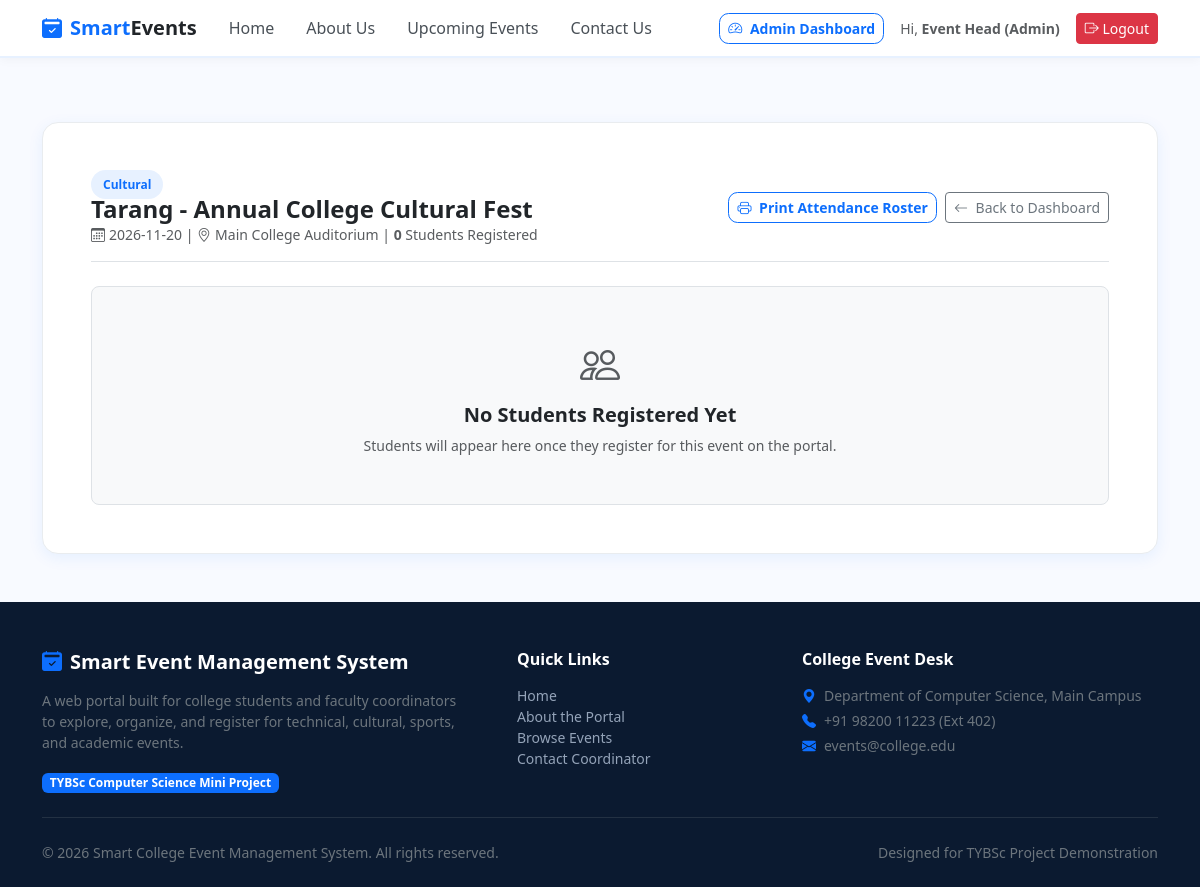
The app's page /admin/event/2/registrations (signed in) with its own data.
### tables this page shows
CREATE TABLE events (
            id INTEGER PRIMARY KEY AUTOINCREMENT,
            title TEXT NOT NULL,
            category TEXT NOT NULL,
            description TEXT NOT NULL,
            date TEXT NOT NULL,
            time TEXT NOT NULL,
            venue TEXT NOT NULL,
            coordinator TEXT NOT NULL,
            coordinator_phone TEXT,
            image_url TEXT,
            max_participants INTEGER DEFAULT 100,
            created_at TIMESTAMP DEFAULT CURRENT_TIMESTAMP
        );

### app.py (the view)
@app.route('/admin/event/<int:event_id>/registrations')
@admin_required
def event_registrations(event_id):
    conn = get_db()
    cursor = conn.cursor()
    cursor.execute("SELECT * FROM events WHERE id = ?", (event_id,))
    event = cursor.fetchone()
    if not event:
        conn.close()
        flash('Event not found.', 'danger')
        return redirect(url_for('admin_dashboard'))
    cursor.execute('''
        SELECT r.id as reg_id, r.registered_at, r.status,
               u.name, u.email, u.roll_no, u.department, u.year, u.phone
        FROM registrations r
        JOIN users u ON r.user_id = u.id
        WHERE r.event_id = ?
        ORDER BY r.registered_at ASC
    ''', (event_id,))
    students = cursor.fetchall()
    conn.close()
    return render_template(
        'event_registrations.html',
        event=event,
        students=students,
        total_count=len(students)
    )

### app.py (called while the page is built)
def get_db():
    conn = sqlite3.connect(DATABASE)
    conn.row_factory = sqlite3.Row
    return conn

def admin_required(f):
    @wraps(f)
    def decorated_function(*args, **kwargs):
        if 'user_id' not in session:
            flash('Please log in as Administrator.', 'warning')
            return redirect(url_for('login'))
        if session.get('user_role') != 'admin':
            flash('Access denied! Administrator privileges required.', 'danger')
            return redirect(url_for('home'))
        return f(*args, **kwargs)
    return decorated_function

### templates/event_registrations.html (shortened to what this page needs)
{% extends 'base.html' %}
{% block content %}
<div class="container py-5">
    <div class="custom-card p-4 p-sm-5">
        <div class="d-flex justify-content-between align-items-center mb-4 pb-3 border-bottom flex-wrap gap-2">
            <div>
                <span class="badge-category mb-1">{{ event['category'] }}</span>
                <h4 class="fw-bold text-dark mb-0">{{ event['title'] }}</h4>
                <p class="text-muted small mb-0">
                    <i class="bi bi-calendar3 me-1"></i>{{ event['date'] }} |
                    <i class="bi bi-geo-alt me-1"></i>{{ event['venue'] }} |
                    <strong>{{ total_count }}</strong> Students Registered
                </p>
            </div>
            <div class="d-flex gap-2 no-print">
                <button type="button" class="btn btn-outline-primary btn-sm" onclick="window.print();">
                    <i class="bi bi-printer me-1"></i> Print Attendance Roster
                </button>
                <a href="{{ url_for('admin_dashboard') }}" class="btn btn-outline-secondary btn-sm">
                    <i class="bi bi-arrow-left me-1"></i> Back to Dashboard
                </a>
            </div>
        </div>
        {% if students %}
            <div class="table-responsive">
                <table class="table table-hover table-bordered align-middle small">
                    <thead class="table-light">
                        <tr>
                            <th style="width: 50px;">#</th>
                            <th>Student Name</th>
                            <th>Roll No</th>
                            <th>Department</th>
                            <th>Year</th>
                            <th>Email Address</th>
                            <th>Phone</th>
                            <th>Registration Date</th>
                            <th class="text-center">Status</th>
                        </tr>
                    </thead>
                    <tbody>
                        {% for s in students %}
                            <tr>
                                <td>{{ loop.index }}</td>
                                <td class="fw-bold text-dark">{{ s['name'] }}</td>
                                <td>{{ s['roll_no'] or 'N/A' }}</td>
                                <td>{{ s['department'] or 'Computer Science' }}</td>
                                <td>{{ s['year'] or 'TYBSc' }}</td>
                                <td>{{ s['email'] }}</td>
                                <td>{{ s['phone'] or 'N/A' }}</td>
                                <td class="text-muted">{{ s['registered_at'] }}</td>
                                <td class="text-center">
                                    <span class="badge bg-success-subtle text-success">
                                        {{ s['status'] }}
                                    </span>
                                </td>
                            </tr>
                        {% endfor %}
                    </tbody>
                </table>
            </div>
        {% else %}
            <div class="text-center py-5 bg-light rounded-3 border">
                <i class="bi bi-people text-muted fs-1 mb-2 d-block"></i>
                <h5 class="fw-bold text-dark">No Students Registered Yet</h5>
                <p class="text-muted small mb-0">Students will appear here once they register for this event on the portal.</p>
            </div>
        {% endif %}
    </div>
</div>
{% endblock %}

### static/css/style.css (style rules this page uses)
:root { --primary-blue: #0d6efd; --primary-hover: #0b5ed7; --dark-blue: #084298; --light-bg: #f8faff; --card-shadow: 0 4px 15px rgba(13, 110, 253, 0.08); }
body { font-family: 'Segoe UI', Roboto, 'Helvetica Neue', Arial, sans-serif; background-color: var(--light-bg); color: #333333; display: flex; flex-direction: column; min-height: 100vh; }
.custom-card { border: 1px solid #e9ecef; border-radius: 1rem; background-color: #ffffff; box-shadow: var(--card-shadow); transition: transform 0.2s ease, box-shadow 0.2s ease; overflow: hidden; }
.badge-category { background-color: #e7f1ff; color: var(--primary-blue); font-weight: 600; font-size: 0.75rem; padding: 0.35rem 0.75rem; border-radius: 50rem; }
.btn-outline-primary { color: var(--primary-blue); border-color: var(--primary-blue); border-radius: 0.6rem; font-weight: 600; }

### records on screen
events: category "Cultural", title "Tarang - Annual College Cultural Fest", date "2026-11-20", venue "Main College Auditorium"

### other values on screen
{{ session.get('user_name') }} "Event Head (Admin)"
{{ total_count }} "0"
